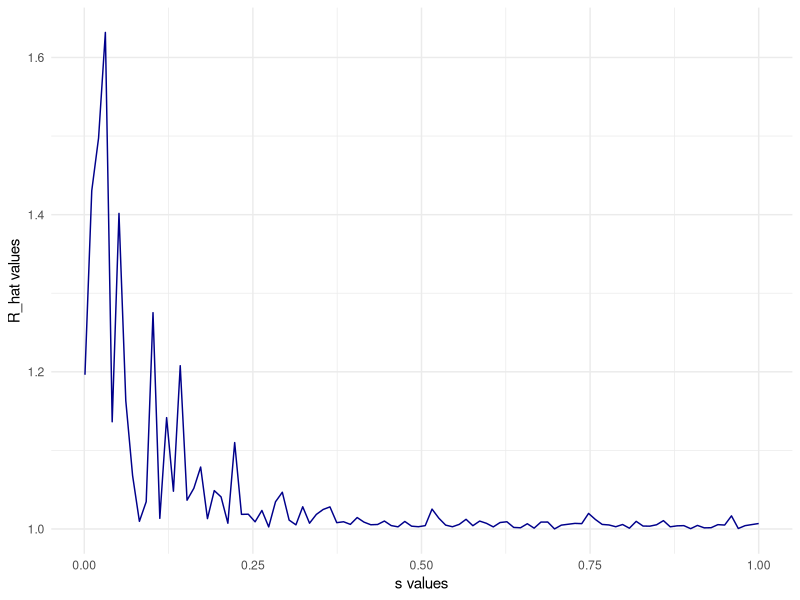

Recreate this plot in R.
#Importing Libraries
library(ggplot2)

#Defining the probability density function f(x)
f<- function(x){
  return(0.5 * exp(-abs(x)))
}

#Given that J and N are fixed
J <- 4  
N <- 2000  

#Creating a multidimensional array to store the chains
x <- array(0, dim = c(J, N + 1))
x[1, 1] <- 0
x[1, 2] <- 1
x[1, 3] <- 2
x[1, 4] <- 3

#Generating 100 evenly spaced s values in between 0.001 and 1
s_values <- seq(from = 0.001, to = 1, length.out = 100)

#Defining a function to carry out step 2 of the Random walk Metropolis Algorithm
step_2 <- function(s, J, N, x, f) {
  for (j in 1:J) {
    for (n in 2:(N + 1)) {
      x_star <- rnorm(1, mean = x[j, n - 1], sd = s)
      r <- f(x_star) / f(x[j, n - 1])
      u <- runif(1)
      
      if (log(u) < log(r)) {
        x[j, n] <- x_star
      } else {
        x[j, n] <- x[j, n - 1]
      }
    }
  }
  
  return(x[, 2:(N + 1)]) #dropping the x_0 values so that array x contains only generated samples
}

#Defining a function to calulate R_hat
calculate_R_hat <- function(x) {
  M_j <- apply(x, 1, mean)
  V_j <- apply(x, 1, var)
  W <- mean(V_j)
  M <- mean(M_j)
  B <- mean((M_j - M)^2)
  
  R_hat <- sqrt((B + W) / W)
  
  return(R_hat)
}

#Calculating R_hat for each s value
R_hat_for_s <- vector("numeric", length(s_values))
for (i in seq_along(s_values)) {
  s <- s_values[i]
  generated_x <- step_2(s, J, N, x, f)  # Assuming x and f are already defined
  R_hat <- calculate_R_hat(generated_x)
  R_hat_for_s[i] <- R_hat
}

#Plotting the R_hat values for each s
data <- data.frame(s_values = s_values, R_hat_for_s = R_hat_for_s)
ggplot(data, aes(x = s_values, y = R_hat_for_s)) +
  geom_line(color='darkblue') +
  labs(x = "s values", y = "R_hat values") +
  theme_minimal()


#Calculating R_hat when s=0.001
x_sample <- array(0, dim = c(J, N + 1))
x[1, 1] <- 0
x[1, 2] <- 1
x[1, 3] <- 2
x[1, 4] <- 3
generated_x_sample <- step_2(0.001, J, N, x_sample, f)
R_hat_sample <- calculate_R_hat(generated_x_sample)
print(paste('R hat value when s is 0.001 =', R_hat_sample))